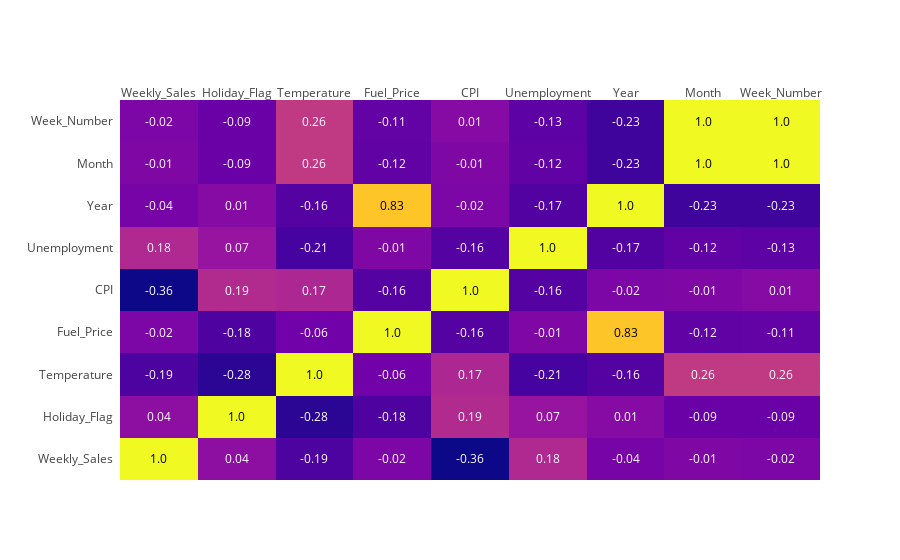

Here is the notebook cell this chart was saved with:
### Code cell
# Correlation matrix
corr_matrix = df.corr(numeric_only=True).round(2)

import plotly.figure_factory as ff

fig = ff.create_annotated_heatmap(corr_matrix.values,
                                  x = corr_matrix.columns.tolist(),
                                  y = corr_matrix.index.tolist())


fig.update_layout(margin = {'l': 120}) # to avoid cropping of column names


fig.show()

### Figure 1 — Plotly figure (JSON) as saved in the notebook; plotly's stock layout.template omitted (floating-point values rounded to 4 significant figures)
{"data": [{"colorscale": [[0, "#0d0887"], [0.1111, "#46039f"], [0.2222, "#7201a8"], [0.3333, "#9c179e"], [0.4444, "#bd3786"], [0.5556, "#d8576b"], [0.6667, "#ed7953"], [0.7778, "#fb9f3a"], [0.8889, "#fdca26"], [1, "#f0f921"]], "reversescale": false, "showscale": false, "type": "heatmap", "x": ["Weekly_Sales", "Holiday_Flag", "Temperature", "Fuel_Price", "CPI", "Unemployment", "Year", "Month", "Week_Number"], "y": ["Weekly_Sales", "Holiday_Flag", "Temperature", "Fuel_Price", "CPI", "Unemployment", "Year", "Month", "Week_Number"], "z": [[1, 0.04, -0.19, -0.02, -0.36, 0.18, -0.04, -0.01, -0.02], [0.04, 1, -0.28, -0.18, 0.19, 0.07, 0.01, -0.09, -0.09], [-0.19, -0.28, 1, -0.06, 0.17, -0.21, -0.16, 0.26, 0.26], [-0.02, -0.18, -0.06, 1, -0.16, -0.01, 0.83, -0.12, -0.11], [-0.36, 0.19, 0.17, -0.16, 1, -0.16, -0.02, -0.01, 0.01], [0.18, 0.07, -0.21, -0.01, -0.16, 1, -0.17, -0.12, -0.13], [-0.04, 0.01, -0.16, 0.83, -0.02, -0.17, 1, -0.23, -0.23], [-0.01, -0.09, 0.26, -0.12, -0.01, -0.12, -0.23, 1, 1], [-0.02, -0.09, 0.26, -0.11, 0.01, -0.13, -0.23, 1, 1]]}], "layout": {"annotations": [{"font": {"color": "#000000"}, "showarrow": false, "text": "1.0", "x": "Weekly_Sales", "xref": "x", "y": "Weekly_Sales", "yref": "y"}, {"font": {"color": "#FFFFFF"}, "showarrow": false, "text": "0.04", "x": "Holiday_Flag", "xref": "x", "y": "Weekly_Sales", "yref": "y"}, {"font": {"color": "#FFFFFF"}, "showarrow": false, "text": "-0.19", "x": "Temperature", "xref": "x", "y": "Weekly_Sales", "yref": "y"}, {"font": {"color": "#FFFFFF"}, "showarrow": false, "text": "-0.02", "x": "Fuel_Price", "xref": "x", "y": "Weekly_Sales", "yref": "y"}, {"font": {"color": "#FFFFFF"}, "showarrow": false, "text": "-0.36", "x": "CPI", "xref": "x", "y": "Weekly_Sales", "yref": "y"}, {"font": {"color": "#FFFFFF"}, "showarrow": false, "text": "0.18", "x": "Unemployment", "xref": "x", "y": "Weekly_Sales", "yref": "y"}, {"font": {"color": "#FFFFFF"}, "showarrow": false, "text": "-0.04", "x": "Year", "xref": "x", "y": "Weekly_Sales", "yref": "y"}, {"font": {"color": "#FFFFFF"}, "showarrow": false, "text": "-0.01", "x": "Month", "xref": "x", "y": "Weekly_Sales", "yref": "y"}, {"font": {"color": "#FFFFFF"}, "showarrow": false, "text": "-0.02", "x": "Week_Number", "xref": "x", "y": "Weekly_Sales", "yref": "y"}, {"font": {"color": "#FFFFFF"}, "showarrow": false, "text": "0.04", "x": "Weekly_Sales", "xref": "x", "y": "Holiday_Flag", "yref": "y"}, {"font": {"color": "#000000"}, "showarrow": false, "text": "1.0", "x": "Holiday_Flag", "xref": "x", "y": "Holiday_Flag", "yref": "y"}, {"font": {"color": "#FFFFFF"}, "showarrow": false, "text": "-0.28", "x": "Temperature", "xref": "x", "y": "Holiday_Flag", "yref": "y"}, {"font": {"color": "#FFFFFF"}, "showarrow": false, "text": "-0.18", "x": "Fuel_Price", "xref": "x", "y": "Holiday_Flag", "yref": "y"}, {"font": {"color": "#FFFFFF"}, "showarrow": false, "text": "0.19", "x": "CPI", "xref": "x", "y": "Holiday_Flag", "yref": "y"}, {"font": {"color": "#FFFFFF"}, "showarrow": false, "text": "0.07", "x": "Unemployment", "xref": "x", "y": "Holiday_Flag", "yref": "y"}, {"font": {"color": "#FFFFFF"}, "showarrow": false, "text": "0.01", "x": "Year", "xref": "x", "y": "Holiday_Flag", "yref": "y"}, {"font": {"color": "#FFFFFF"}, "showarrow": false, "text": "-0.09", "x": "Month", "xref": "x", "y": "Holiday_Flag", "yref": "y"}, {"font": {"color": "#FFFFFF"}, "showarrow": false, "text": "-0.09", "x": "Week_Number", "xref": "x", "y": "Holiday_Flag", "yref": "y"}, {"font": {"color": "#FFFFFF"}, "showarrow": false, "text": "-0.19", "x": "Weekly_Sales", "xref": "x", "y": "Temperature", "yref": "y"}, {"font": {"color": "#FFFFFF"}, "showarrow": false, "text": "-0.28", "x": "Holiday_Flag", "xref": "x", "y": "Temperature", "yref": "y"}, {"font": {"color": "#000000"}, "showarrow": false, "text": "1.0", "x": "Temperature", "xref": "x", "y": "Temperature", "yref": "y"}, {"font": {"color": "#FFFFFF"}, "showarrow": false, "text": "-0.06", "x": "Fuel_Price", "xref": "x", "y": "Temperature", "yref": "y"}, {"font": {"color": "#FFFFFF"}, "showarrow": false, "text": "0.17", "x": "CPI", "xref": "x", "y": "Temperature", "yref": "y"}, {"font": {"color": "#FFFFFF"}, "showarrow": false, "text": "-0.21", "x": "Unemployment", "xref": "x", "y": "Temperature", "yref": "y"}, {"font": {"color": "#FFFFFF"}, "showarrow": false, "text": "-0.16", "x": "Year", "xref": "x", "y": "Temperature", "yref": "y"}, {"font": {"color": "#FFFFFF"}, "showarrow": false, "text": "0.26", "x": "Month", "xref": "x", "y": "Temperature", "yref": "y"}, {"font": {"color": "#FFFFFF"}, "showarrow": false, "text": "0.26", "x": "Week_Number", "xref": "x", "y": "Temperature", "yref": "y"}, {"font": {"color": "#FFFFFF"}, "showarrow": false, "text": "-0.02", "x": "Weekly_Sales", "xref": "x", "y": "Fuel_Price", "yref": "y"}, {"font": {"color": "#FFFFFF"}, "showarrow": false, "text": "-0.18", "x": "Holiday_Flag", "xref": "x", "y": "Fuel_Price", "yref": "y"}, {"font": {"color": "#FFFFFF"}, "showarrow": false, "text": "-0.06", "x": "Temperature", "xref": "x", "y": "Fuel_Price", "yref": "y"}, {"font": {"color": "#000000"}, "showarrow": false, "text": "1.0", "x": "Fuel_Price", "xref": "x", "y": "Fuel_Price", "yref": "y"}, {"font": {"color": "#FFFFFF"}, "showarrow": false, "text": "-0.16", "x": "CPI", "xref": "x", "y": "Fuel_Price", "yref": "y"}, {"font": {"color": "#FFFFFF"}, "showarrow": false, "text": "-0.01", "x": "Unemployment", "xref": "x", "y": "Fuel_Price", "yref": "y"}, {"font": {"color": "#000000"}, "showarrow": false, "text": "0.83", "x": "Year", "xref": "x", "y": "Fuel_Price", "yref": "y"}, {"font": {"color": "#FFFFFF"}, "showarrow": false, "text": "-0.12", "x": "Month", "xref": "x", "y": "Fuel_Price", "yref": "y"}, {"font": {"color": "#FFFFFF"}, "showarrow": false, "text": "-0.11", "x": "Week_Number", "xref": "x", "y": "Fuel_Price", "yref": "y"}, {"font": {"color": "#FFFFFF"}, "showarrow": false, "text": "-0.36", "x": "Weekly_Sales", "xref": "x", "y": "CPI", "yref": "y"}, {"font": {"color": "#FFFFFF"}, "showarrow": false, "text": "0.19", "x": "Holiday_Flag", "xref": "x", "y": "CPI", "yref": "y"}, {"font": {"color": "#FFFFFF"}, "showarrow": false, "text": "0.17", "x": "Temperature", "xref": "x", "y": "CPI", "yref": "y"}, {"font": {"color": "#FFFFFF"}, "showarrow": false, "text": "-0.16", "x": "Fuel_Price", "xref": "x", "y": "CPI", "yref": "y"}, {"font": {"color": "#000000"}, "showarrow": false, "text": "1.0", "x": "CPI", "xref": "x", "y": "CPI", "yref": "y"}, {"font": {"color": "#FFFFFF"}, "showarrow": false, "text": "-0.16", "x": "Unemployment", "xref": "x", "y": "CPI", "yref": "y"}, {"font": {"color": "#FFFFFF"}, "showarrow": false, "text": "-0.02", "x": "Year", "xref": "x", "y": "CPI", "yref": "y"}, {"font": {"color": "#FFFFFF"}, "showarrow": false, "text": "-0.01", "x": "Month", "xref": "x", "y": "CPI", "yref": "y"}, {"font": {"color": "#FFFFFF"}, "showarrow": false, "text": "0.01", "x": "Week_Number", "xref": "x", "y": "CPI", "yref": "y"}, {"font": {"color": "#FFFFFF"}, "showarrow": false, "text": "0.18", "x": "Weekly_Sales", "xref": "x", "y": "Unemployment", "yref": "y"}, {"font": {"color": "#FFFFFF"}, "showarrow": false, "text": "0.07", "x": "Holiday_Flag", "xref": "x", "y": "Unemployment", "yref": "y"}, {"font": {"color": "#FFFFFF"}, "showarrow": false, "text": "-0.21", "x": "Temperature", "xref": "x", "y": "Unemployment", "yref": "y"}, {"font": {"color": "#FFFFFF"}, "showarrow": false, "text": "-0.01", "x": "Fuel_Price", "xref": "x", "y": "Unemployment", "yref": "y"}, {"font": {"color": "#FFFFFF"}, "showarrow": false, "text": "-0.16", "x": "CPI", "xref": "x", "y": "Unemployment", "yref": "y"}, {"font": {"color": "#000000"}, "showarrow": false, "text": "1.0", "x": "Unemployment", "xref": "x", "y": "Unemployment", "yref": "y"}, {"font": {"color": "#FFFFFF"}, "showarrow": false, "text": "-0.17", "x": "Year", "xref": "x", "y": "Unemployment", "yref": "y"}, {"font": {"color": "#FFFFFF"}, "showarrow": false, "text": "-0.12", "x": "Month", "xref": "x", "y": "Unemployment", "yref": "y"}, {"font": {"color": "#FFFFFF"}, "showarrow": false, "text": "-0.13", "x": "Week_Number", "xref": "x", "y": "Unemployment", "yref": "y"}, {"font": {"color": "#FFFFFF"}, "showarrow": false, "text": "-0.04", "x": "Weekly_Sales", "xref": "x", "y": "Year", "yref": "y"}, {"font": {"color": "#FFFFFF"}, "showarrow": false, "text": "0.01", "x": "Holiday_Flag", "xref": "x", "y": "Year", "yref": "y"}, {"font": {"color": "#FFFFFF"}, "showarrow": false, "text": "-0.16", "x": "Temperature", "xref": "x", "y": "Year", "yref": "y"}, {"font": {"color": "#000000"}, "showarrow": false, "text": "0.83", "x": "Fuel_Price", "xref": "x", "y": "Year", "yref": "y"}, {"font": {"color": "#FFFFFF"}, "showarrow": false, "text": "-0.02", "x": "CPI", "xref": "x", "y": "Year", "yref": "y"}, {"font": {"color": "#FFFFFF"}, "showarrow": false, "text": "-0.17", "x": "Unemployment", "xref": "x", "y": "Year", "yref": "y"}, {"font": {"color": "#000000"}, "showarrow": false, "text": "1.0", "x": "Year", "xref": "x", "y": "Year", "yref": "y"}, {"font": {"color": "#FFFFFF"}, "showarrow": false, "text": "-0.23", "x": "Month", "xref": "x", "y": "Year", "yref": "y"}, {"font": {"color": "#FFFFFF"}, "showarrow": false, "text": "-0.23", "x": "Week_Number", "xref": "x", "y": "Year", "yref": "y"}, {"font": {"color": "#FFFFFF"}, "showarrow": false, "text": "-0.01", "x": "Weekly_Sales", "xref": "x", "y": "Month", "yref": "y"}, {"font": {"color": "#FFFFFF"}, "showarrow": false, "text": "-0.09", "x": "Holiday_Flag", "xref": "x", "y": "Month", "yref": "y"}, {"font": {"color": "#FFFFFF"}, "showarrow": false, "text": "0.26", "x": "Temperature", "xref": "x", "y": "Month", "yref": "y"}, {"font": {"color": "#FFFFFF"}, "showarrow": false, "text": "-0.12", "x": "Fuel_Price", "xref": "x", "y": "Month", "yref": "y"}, {"font": {"color": "#FFFFFF"}, "showarrow": false, "text": "-0.01", "x": "CPI", "xref": "x", "y": "Month", "yref": "y"}, {"font": {"color": "#FFFFFF"}, "showarrow": false, "text": "-0.12", "x": "Unemployment", "xref": "x", "y": "Month", "yref": "y"}, {"font": {"color": "#FFFFFF"}, "showarrow": false, "text": "-0.23", "x": "Year", "xref": "x", "y": "Month", "yref": "y"}, {"font": {"color": "#000000"}, "showarrow": false, "text": "1.0", "x": "Month", "xref": "x", "y": "Month", "yref": "y"}, {"font": {"color": "#000000"}, "showarrow": false, "text": "1.0", "x": "Week_Number", "xref": "x", "y": "Month", "yref": "y"}, {"font": {"color": "#FFFFFF"}, "showarrow": false, "text": "-0.02", "x": "Weekly_Sales", "xref": "x", "y": "Week_Number", "yref": "y"}, {"font": {"color": "#FFFFFF"}, "showarrow": false, "text": "-0.09", "x": "Holiday_Flag", "xref": "x", "y": "Week_Number", "yref": "y"}, {"font": {"color": "#FFFFFF"}, "showarrow": false, "text": "0.26", "x": "Temperature", "xref": "x", "y": "Week_Number", "yref": "y"}, {"font": {"color": "#FFFFFF"}, "showarrow": false, "text": "-0.11", "x": "Fuel_Price", "xref": "x", "y": "Week_Number", "yref": "y"}, {"font": {"color": "#FFFFFF"}, "showarrow": false, "text": "0.01", "x": "CPI", "xref": "x", "y": "Week_Number", "yref": "y"}, {"font": {"color": "#FFFFFF"}, "showarrow": false, "text": "-0.13", "x": "Unemployment", "xref": "x", "y": "Week_Number", "yref": "y"}, {"font": {"color": "#FFFFFF"}, "showarrow": false, "text": "-0.23", "x": "Year", "xref": "x", "y": "Week_Number", "yref": "y"}, {"font": {"color": "#000000"}, "showarrow": false, "text": "1.0", "x": "Month", "xref": "x", "y": "Week_Number", "yref": "y"}, {"font": {"color": "#000000"}, "showarrow": false, "text": "1.0", "x": "Week_Number", "xref": "x", "y": "Week_Number", "yref": "y"}], "margin": {"l": 120}, "xaxis": {"dtick": 1, "gridcolor": "rgb(0, 0, 0)", "side": "top", "ticks": ""}, "yaxis": {"dtick": 1, "ticks": "", "ticksuffix": "  "}}}
